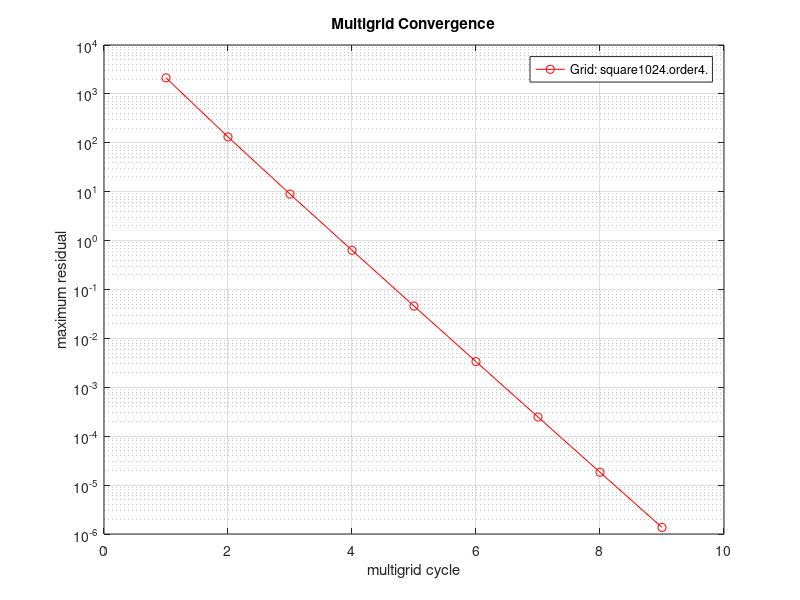

Here is the MATLAB script that generated this plot:
t=[1 2 3 4 5 6 7 8 9 ];
defect=[2.130e+03 1.319e+02 8.942e+00 6.353e-01 4.585e-02 3.349e-03 2.467e-04 1.830e-05 1.363e-06 ];
clf
set(gca,'FontSize',16);
plot(t,defect,'r-o');
title('Multigrid Convergence');
ylabel('maximum residual');
xlabel('multigrid cycle');
set(gca,'YScale','log');
grid on
legend('Grid: square1024.order4.','BC: DDDD.','Fourth-order accurate.','1.1e+06 points. 5 levels.','ave CR=0.069, ECR=0.59');
% pause
% print -deps2 residual.eps
